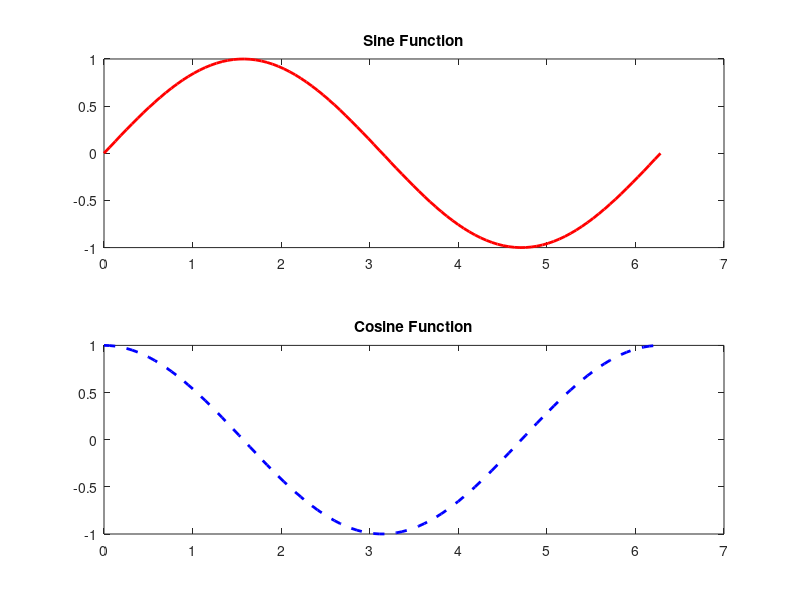

This figure's MATLAB source:
clc;
clear;
close;
% Generate data
x = linspace(0, 2*pi, 100);
y1 = sin(x);
y2 = cos(x);

% Create a figure with multiple plots
figure;

% Plot the first curve in red with a solid line
subplot(2, 1, 1);
plot(x, y1, 'r-', 'LineWidth', 2);
title('Sine Function');

% Plot the second curve in blue with a dashed line
subplot(2, 1, 2);
plot(x, y2, 'b--', 'LineWidth', 2);
title('Cosine Function');
